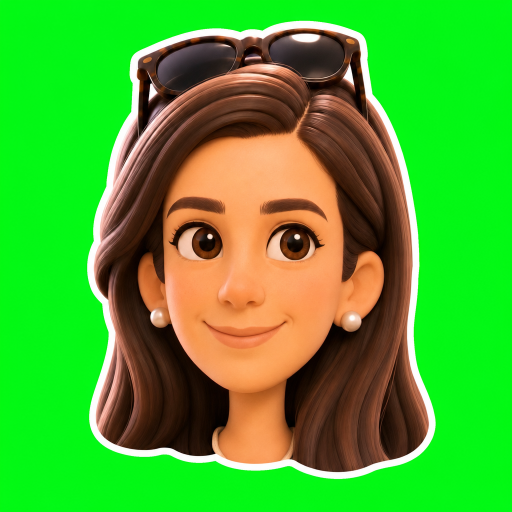
#> input picture tools/characters/baby_sticker_raw.png, 1024 x 1024 px (shown at 1/2 size)
$ python crop_ref.py baby_sticker_raw.png caro_sticker_raw.png
#> lines starting #> are read from the running program, lines starting #| are printed output that depends on the picture; after the words box and inside, x2 and y2 are one past the last pixel; in counts of white or black regions, pixels touching at a corner belong together
"""Crop a character picture tight around the character (plus a small margin) so Meshy sees the face
at the highest resolution.  python3 tools/characters/crop_ref.py in.jpg out.png"""
import sys
import numpy as np
from PIL import Image

src, dst = sys.argv[1], sys.argv[2]
im = Image.open(src).convert('RGB')
#> im is the input picture: PIL image 1024x1024 RGB; mean R, G, B 75, 172.9, 44.4
a = np.asarray(im).astype(np.float32)
# background = median of the border pixels
border = np.concatenate([a[0], a[-1], a[:, 0], a[:, -1]])
bg = np.median(border, axis=0)
#> bg = [4, 248, 17]
mask = np.linalg.norm(a - bg, axis=2) > 40
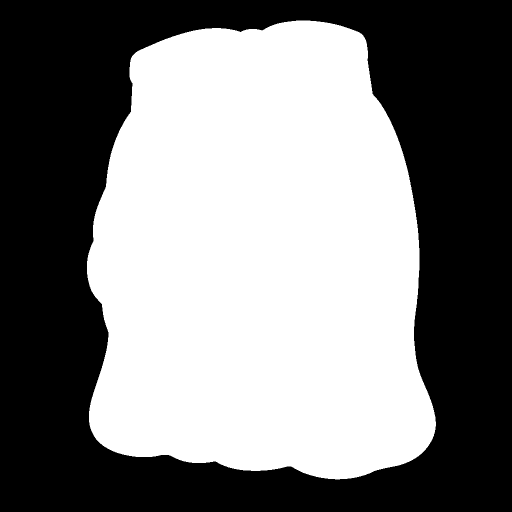
#> mask: shape (1024, 1024) bool (shown at 1/2 size); 50.1% white; 1 black region, box (x1, y1, x2, y2) and area: (0, 0, 1024, 1024) 523056
ys, xs = np.nonzero(mask)
y0, y1 = np.percentile(ys, [0.2, 99.8]).astype(int)
#> y0 = 52; y1 = 946
x0, x1 = np.percentile(xs, [0.2, 99.8]).astype(int)
#> x0 = 184; x1 = 856
m = int(0.06 * max(y1 - y0, x1 - x0))
#> m = 53
y0, y1 = max(0, y0 - m), min(a.shape[0], y1 + m)
#> y0 = 0; y1 = 999
x0, x1 = max(0, x0 - m), min(a.shape[1], x1 + m)
#> x0 = 131; x1 = 909
# square-ish canvas filled with the background colour, character centred
h, w = y1 - y0, x1 - x0
#> h = 999; w = 778
side = max(h, w)
#> side = 999
out = Image.new('RGB', (side, side), tuple(int(c) for c in bg))
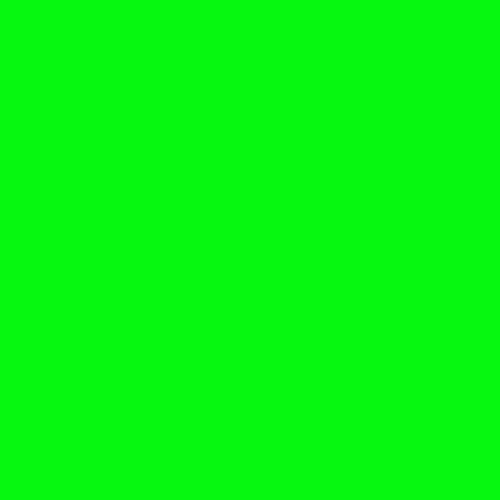
#> out: PIL image 999x999 RGB (shown at 1/2 size); mean R, G, B 4, 248, 17
out.paste(im.crop((x0, y0, x1, y1)), ((side - w) // 2, (side - h) // 2))
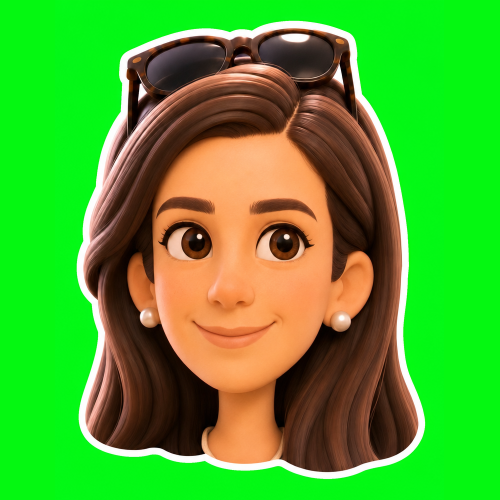
#> out: PIL image 999x999 RGB (shown at 1/2 size); mean R, G, B 79.1, 169, 44.8
if side < 1024:
    out = out.resize((1024, 1024), Image.LANCZOS)
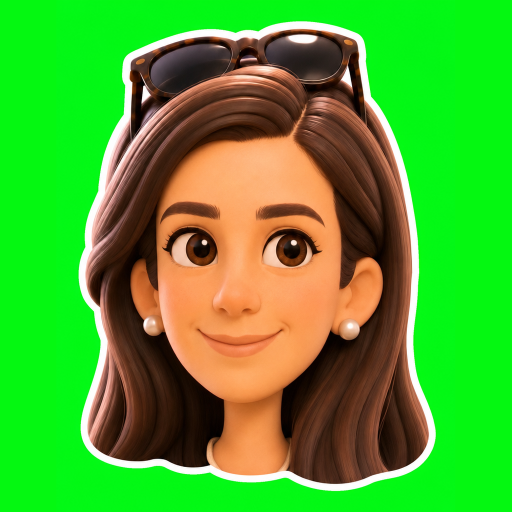
#> out: PIL image 1024x1024 RGB (shown at 1/2 size); mean R, G, B 79.1, 169, 44.8
out.save(dst)
print('cropped', (x0, y0, x1, y1), 'of', im.size, '->', out.size)
#| cropped (131, 0, 909, 999) of (1024, 1024) -> (1024, 1024)

$ run again, on tools/characters/fer_sticker_raw.png
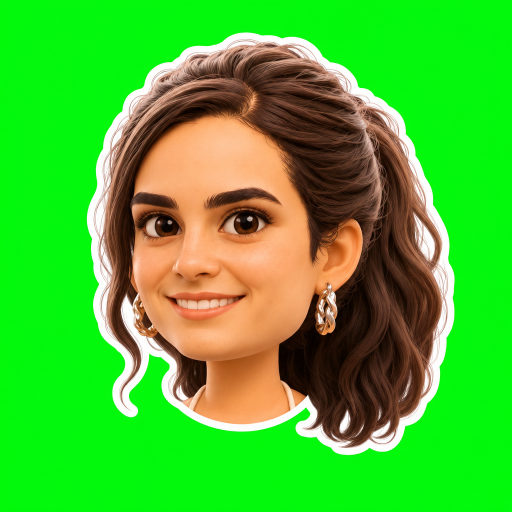
#> input picture tools/characters/fer_sticker_raw.png, 1024 x 1024 px (shown at 1/2 size)
#> im is the input picture: PIL image 1024x1024 RGB; mean R, G, B 73.6, 187, 45.1
#> bg = [3, 248, 9]
#> `mask = np.linalg.norm(a - bg, axis=2) > 40`:
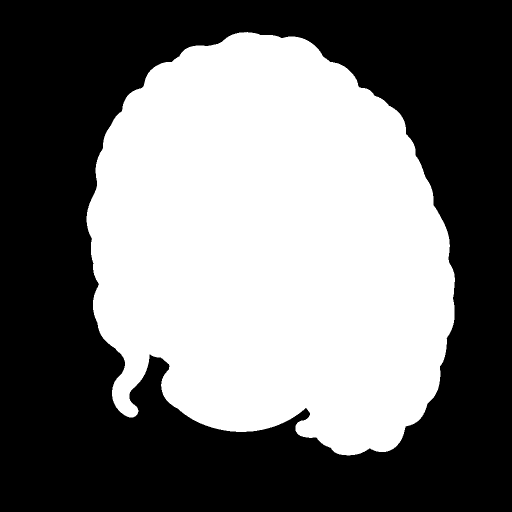
#> mask: shape (1024, 1024) bool (shown at 1/2 size); 45.6% white; 1 white region, box (x1, y1, x2, y2) and area: (173, 64, 910, 911) 478353
#> `y0, y1 = np.percentile(ys, [0.2, 99.8]).astype(int)`: y0 = 76; y1 = 897
#> `x0, x1 = np.percentile(xs, [0.2, 99.8]).astype(int)`: x0 = 186; x1 = 900
#> m = 49
#> `y0, y1 = max(0, y0 - m), min(a.shape[0], y1 + m)`: y0 = 27; y1 = 946
#> `x0, x1 = max(0, x0 - m), min(a.shape[1], x1 + m)`: x0 = 137; x1 = 949
#> h = 919; w = 812
#> side = 919
#> `out.paste(im.crop((x0, y0, x1, y1)), ((side - w) // 2, (side - h) // 2))`:
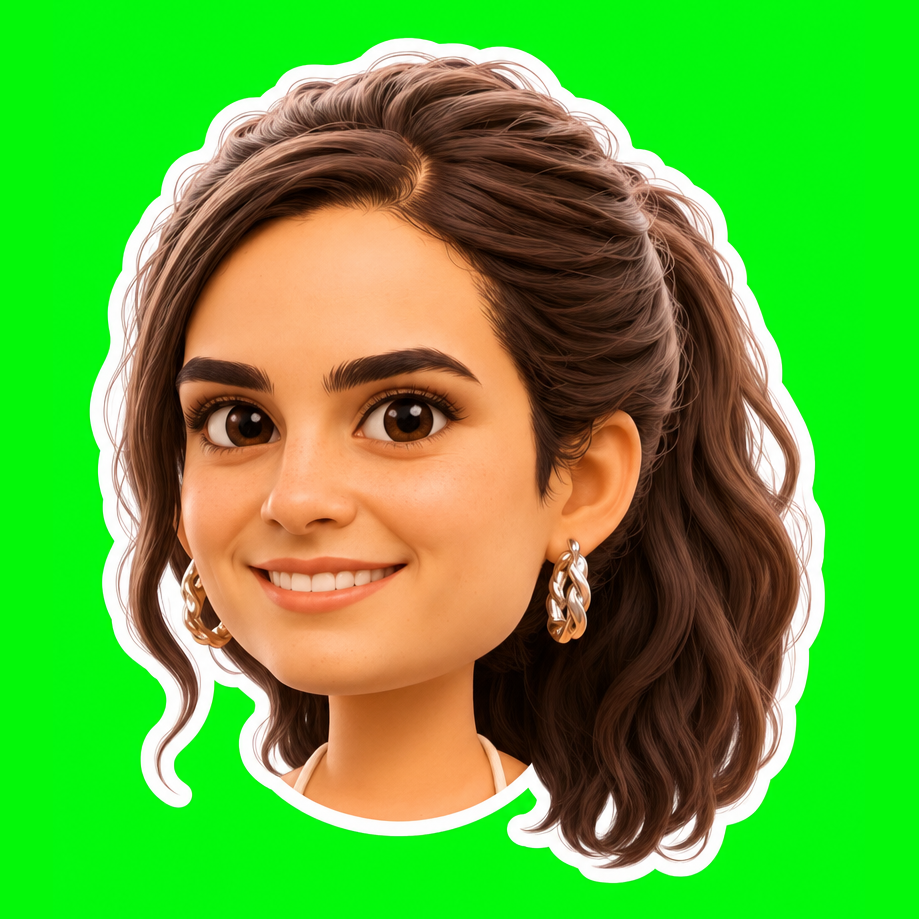
#> out: PIL image 919x919 RGB; mean R, G, B 91, 172.2, 53.1
#| cropped (137, 27, 949, 946) of (1024, 1024) -> (1024, 1024)

$ run again, on tools/characters/gabriel_sticker_raw.png
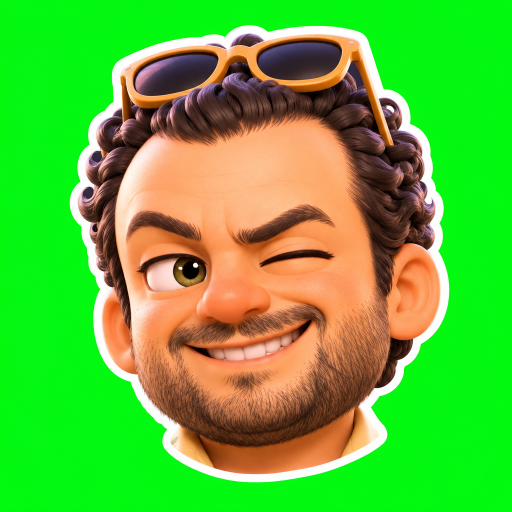
#> input picture tools/characters/gabriel_sticker_raw.png, 1024 x 1024 px (shown at 1/2 size)
#> im is the input picture: PIL image 1024x1024 RGB; mean R, G, B 95.2, 185, 54.9
#> bg = [4, 248, 13]
#> `mask = np.linalg.norm(a - bg, axis=2) > 40`:
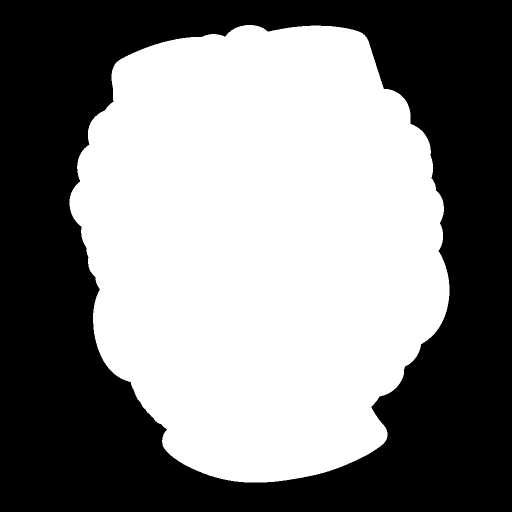
#> mask: shape (1024, 1024) bool (shown at 1/2 size); 51.4% white; 1 black region, box (x1, y1, x2, y2) and area: (0, 0, 1024, 1024) 510091
#> `y0, y1 = np.percentile(ys, [0.2, 99.8]).astype(int)`: y0 = 58; y1 = 955
#> `x0, x1 = np.percentile(xs, [0.2, 99.8]).astype(int)`: x0 = 156; x1 = 886
#> m = 53
#> `y0, y1 = max(0, y0 - m), min(a.shape[0], y1 + m)`: y0 = 5; y1 = 1008
#> `x0, x1 = max(0, x0 - m), min(a.shape[1], x1 + m)`: x0 = 103; x1 = 939
#> h = 1003; w = 836
#> side = 1003
#> `out = out.resize((1024, 1024), Image.LANCZOS)`:
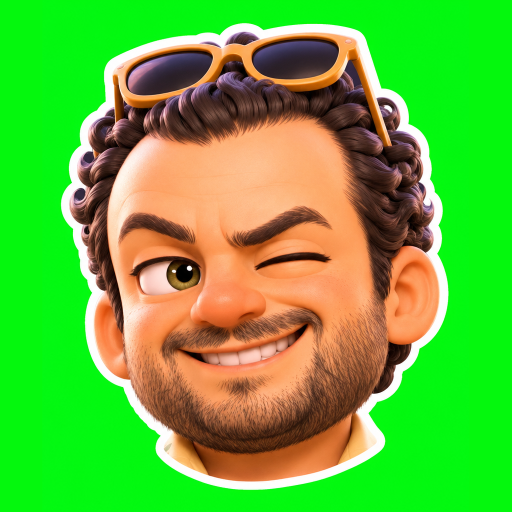
#> out: PIL image 1024x1024 RGB (shown at 1/2 size); mean R, G, B 99.4, 182.3, 56
#| cropped (103, 5, 939, 1008) of (1024, 1024) -> (1024, 1024)

$ run again, on tools/characters/gus_sticker_raw.png
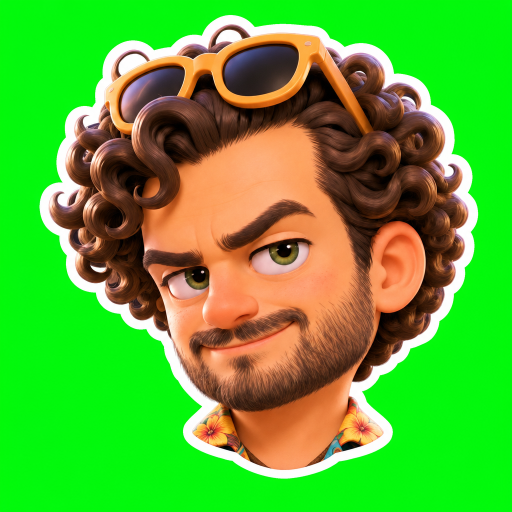
#> input picture tools/characters/gus_sticker_raw.png, 1024 x 1024 px (shown at 1/2 size)
#> im is the input picture: PIL image 1024x1024 RGB; mean R, G, B 88.5, 175.8, 48.3
#> bg = [3, 248, 10]
#> `mask = np.linalg.norm(a - bg, axis=2) > 40`:
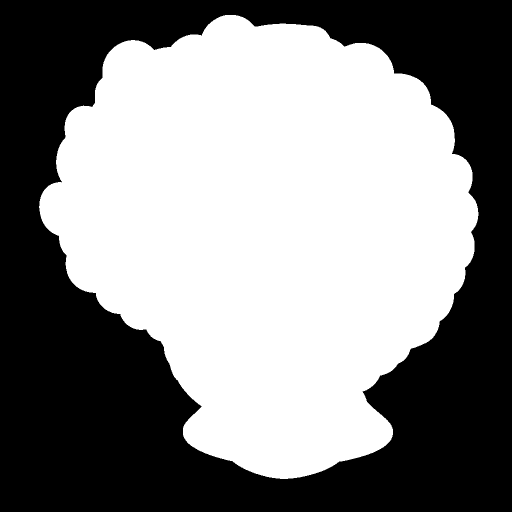
#> mask: shape (1024, 1024) bool (shown at 1/2 size); 53% white; 1 black region, box (x1, y1, x2, y2) and area: (0, 0, 1024, 1024) 492540
#> `y0, y1 = np.percentile(ys, [0.2, 99.8]).astype(int)`: y0 = 48; y1 = 944
#> `x0, x1 = np.percentile(xs, [0.2, 99.8]).astype(int)`: x0 = 96; x1 = 942
#> m = 53
#> `y0, y1 = max(0, y0 - m), min(a.shape[0], y1 + m)`: y0 = 0; y1 = 997
#> `x0, x1 = max(0, x0 - m), min(a.shape[1], x1 + m)`: x0 = 43; x1 = 995
#> h = 997; w = 952
#> side = 997
#> `out = out.resize((1024, 1024), Image.LANCZOS)`:
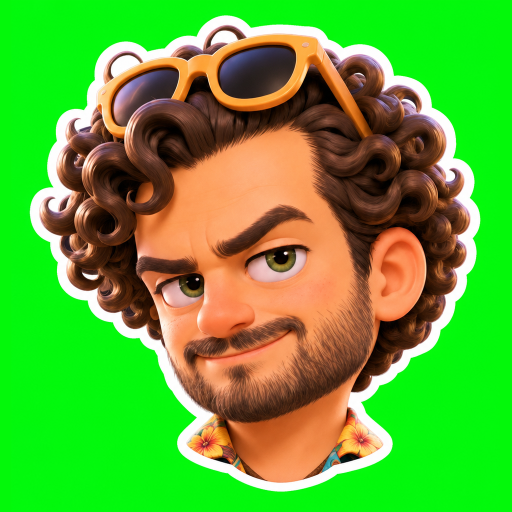
#> out: PIL image 1024x1024 RGB (shown at 1/2 size); mean R, G, B 93.3, 171.8, 50.2
#| cropped (43, 0, 995, 997) of (1024, 1024) -> (1024, 1024)
